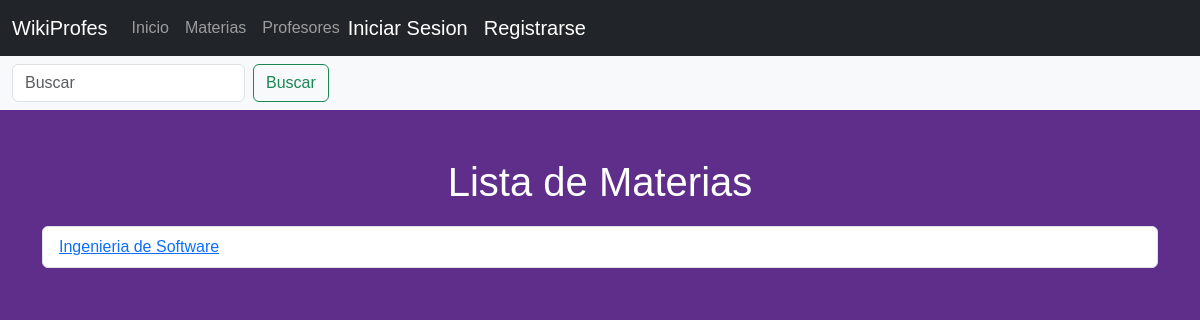
The page /materias/ on the database as committed earlier.
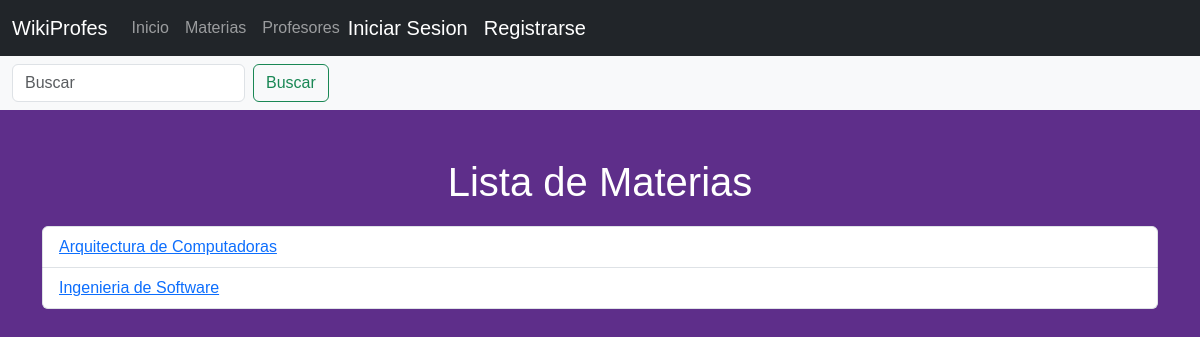
The same page on the database as committed later.
### materia/models.py (models this page shows, shortened)
class Materia(models.Model):
    clave = models.CharField(max_length=10)
    nombre = models.CharField(max_length=80)
    departamento = models.CharField(max_length=50)
    profesores = models.ManyToManyField(Profesor, through='publicacion.Publicacion')
    usuarios = models.ManyToManyField(User, through='publicacion.Publicacion')

### materia/views.py (the view)
# urls.py: path('materias/', views.ListaMateria.as_view(), name='lista_materias'),
class ListaMateria(generic.ListView):
    template_name = 'materia/lista_materias.html'
    def get_queryset(self):
        return Materia.objects.order_by('nombre')

### templates/materia/lista_materias.html (shortened to what this page needs)
{% extends 'base.html' %}
{% block content %}
<nav class="navbar navbar-expand-lg bg-body-tertiary">
    <div class="container-fluid">
        <form class="d-flex" role="search" action="{% url 'publicacion:search' %}">
            <input class="form-control me-2" type="search" placeholder="Buscar" aria-label="Search" name="q">
            <button class="btn btn-outline-success" type="submit">Buscar</button>
        </form>
    </div>
</nav>
<div class="container">
    <h1 class="mt-5">Lista de Materias</h1>
    <ul class="list-group mt-3">
        {% for materia in materia_list %}
        <li class="list-group-item">
            <a href="{% url 'publicacion:detalle_materia' materia.id %}">{{ materia.nombre }}</a>
        </li>
        {% endfor %}
    </ul>
</div>
{% endblock content %}

Rows that differ between the two databases and show on the page:
added Materia: nombre "Arquitectura de Computadoras"
